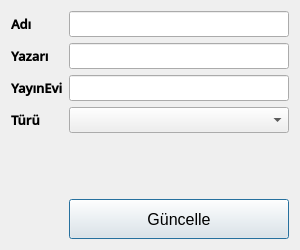
<?xml version="1.0" encoding="UTF-8"?>
<ui version="4.0">
 <class>Dialog</class>
 <widget class="QDialog" name="Dialog">
  <property name="geometry">
   <rect>
    <x>0</x>
    <y>0</y>
    <width>300</width>
    <height>250</height>
   </rect>
  </property>
  <property name="minimumSize">
   <size>
    <width>300</width>
    <height>250</height>
   </size>
  </property>
  <property name="maximumSize">
   <size>
    <width>300</width>
    <height>250</height>
   </size>
  </property>
  <property name="windowTitle">
   <string>Dialog</string>
  </property>
  <layout class="QGridLayout" name="gridLayout">
   <item row="3" column="1">
    <widget class="QComboBox" name="comboBox">
     <property name="font">
      <font>
       <family>Open Sans Semibold</family>
       <pointsize>10</pointsize>
       <weight>75</weight>
       <bold>true</bold>
      </font>
     </property>
    </widget>
   </item>
   <item row="1" column="0">
    <widget class="QLabel" name="label_2">
     <property name="font">
      <font>
       <family>Open Sans Semibold</family>
       <pointsize>10</pointsize>
       <weight>75</weight>
       <bold>true</bold>
      </font>
     </property>
     <property name="text">
      <string>Yazarı</string>
     </property>
    </widget>
   </item>
   <item row="0" column="1">
    <widget class="QLineEdit" name="lineEdit">
     <property name="font">
      <font>
       <family>Open Sans Semibold</family>
       <pointsize>10</pointsize>
       <weight>75</weight>
       <bold>true</bold>
      </font>
     </property>
    </widget>
   </item>
   <item row="2" column="1">
    <widget class="QLineEdit" name="lineEdit_3">
     <property name="font">
      <font>
       <family>Open Sans Semibold</family>
       <pointsize>10</pointsize>
       <weight>75</weight>
       <bold>true</bold>
      </font>
     </property>
    </widget>
   </item>
   <item row="0" column="0">
    <widget class="QLabel" name="label">
     <property name="font">
      <font>
       <family>Open Sans Semibold</family>
       <pointsize>10</pointsize>
       <weight>75</weight>
       <bold>true</bold>
      </font>
     </property>
     <property name="text">
      <string>Adı</string>
     </property>
    </widget>
   </item>
   <item row="3" column="0">
    <widget class="QLabel" name="label_4">
     <property name="font">
      <font>
       <family>Open Sans Semibold</family>
       <pointsize>10</pointsize>
       <weight>75</weight>
       <bold>true</bold>
      </font>
     </property>
     <property name="text">
      <string>Türü</string>
     </property>
    </widget>
   </item>
   <item row="1" column="1">
    <widget class="QLineEdit" name="lineEdit_2">
     <property name="font">
      <font>
       <family>Open Sans Semibold</family>
       <pointsize>10</pointsize>
       <weight>75</weight>
       <bold>true</bold>
      </font>
     </property>
    </widget>
   </item>
   <item row="2" column="0">
    <widget class="QLabel" name="label_3">
     <property name="font">
      <font>
       <family>Open Sans Semibold</family>
       <pointsize>10</pointsize>
       <weight>75</weight>
       <bold>true</bold>
      </font>
     </property>
     <property name="text">
      <string>YayınEvi</string>
     </property>
    </widget>
   </item>
   <item row="5" column="1">
    <layout class="QVBoxLayout" name="verticalLayout">
     <item>
      <spacer name="verticalSpacer">
       <property name="orientation">
        <enum>Qt::Vertical</enum>
       </property>
       <property name="sizeHint" stdset="0">
        <size>
         <width>20</width>
         <height>40</height>
        </size>
       </property>
      </spacer>
     </item>
     <item>
      <widget class="QPushButton" name="pushButton">
       <property name="minimumSize">
        <size>
         <width>50</width>
         <height>40</height>
        </size>
       </property>
       <property name="font">
        <font>
         <pointsize>12</pointsize>
        </font>
       </property>
       <property name="text">
        <string>Güncelle</string>
       </property>
      </widget>
     </item>
    </layout>
   </item>
  </layout>
 </widget>
 <resources/>
 <connections/>
</ui>
